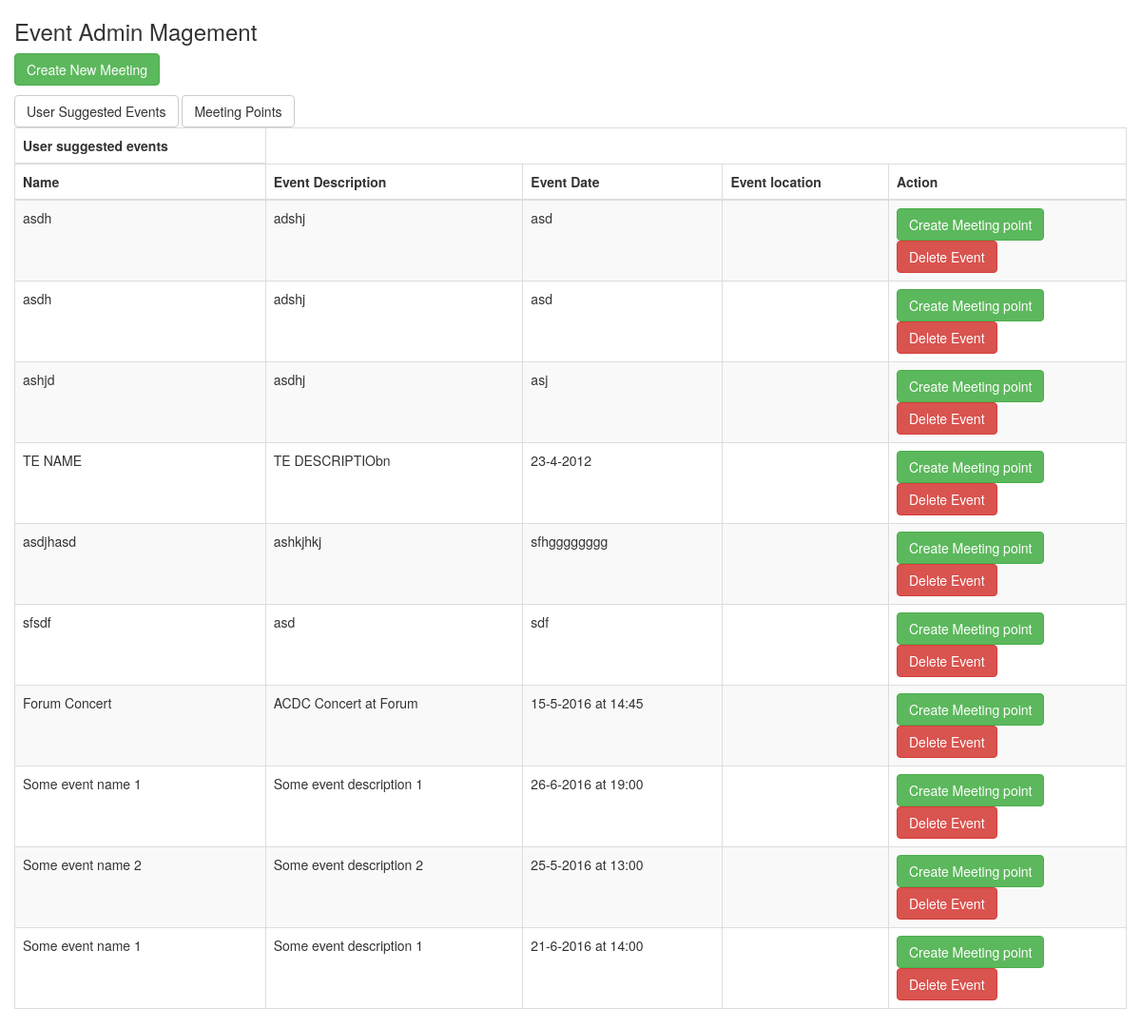
The page /admin/admin2.php on the database its author committed.
### tables this page shows
CREATE TABLE IF NOT EXISTS `events` (
  `id` int(11) NOT NULL AUTO_INCREMENT,
  `description` varchar(250) NOT NULL,
  `name` varchar(250) NOT NULL,
  `date` varchar(250) NOT NULL,
  `location` varchar(250) NOT NULL,
  `latitude` varchar(250) NOT NULL,
  `longitude` varchar(250) NOT NULL,
  PRIMARY KEY (`id`)
);

### admin/admin2.php (the view, shortened to what this page needs)
<!DOCTYPE html>
<html lang="en">
<head>
    <link   href="https://maxcdn.bootstrapcdn.com/bootstrap/3.3.6/css/bootstrap.min.css" rel="stylesheet">
</head>
<body>
    <div class="container">
            <div class="row">
                <h3>Event Admin Magement</h3>
            </div>
            <div class="row">
                <p>
                    <a href="create_meeting.php" class="btn btn-success">Create New Meeting</a>
                </p>
                <button type="button" class="btn btn-default" id="events">User Suggested Events</button>
                <button type="button" class="btn btn-default" id="meetings">Meeting Points</button>
                <table class="table table-striped table-bordered" id="eventsTable">
                  <thead>
                  <tr>
                      <th>User suggested events</th>
                  </tr>
                    <tr>
                      <th>Name</th>
                      <th>Event Description</th>
                        <th>Event Date</th>
                        <th>Event location</th>
                        <th>Action</th>
                    </tr>
                  </thead>
                  <tbody>
                  <?php
                   $pdo = Database::connect();
                   $sql = 'SELECT * FROM events ORDER BY id DESC';
                   foreach ($pdo->query($sql) as $row) {
                       echo '<tr>';
                       echo '<td>'. $row['name'] . '</td>';
                       echo '<td>'. $row['description'] . '</td>';
                       echo '<td>'. $row['date'] . '</td>';
                       echo '<td><img class="map" src="http://maps.googleapis.com/maps/api/staticmap?center='.$row['latitude'].','.$row['longitude'].'&zoom=17&format=png&sensor=false&size=280x280&maptype=roadmap&style=element:geometry.fill|color:0xf4f4f4&markers=color:red|'.$row['latitude'].','.$row['longitude'].'&scale=2" alt="" height="30%"></td>';
                       echo '<td width=250>';
                       echo '<a class="btn btn-success" href="update.php?id='.$row['id'].'">Create Meeting point</a>';
                       echo '<a class="btn btn-danger" href="delete.php?id='.$row['id'].'">Delete Event</a>';
                       echo '</td>';
                       echo '</tr>';
                   }
                  ?>
</tbody>
</table>
</div>
</body>
</html>

### rows shown on the page
events: name "asdh", description "adshj", date "asd"
events: name "asdh", description "adshj", date "asd"
events: name "ashjd", description "asdhj", date "asj"
events: name "TE NAME", description "TE DESCRIPTIObn", date "23-4-2012"
events: name "asdjhasd", description "ashkjhkj", date "sfhgggggggg"
events: name "sfsdf", description "asd", date "sdf"
events: name "Forum Concert", description "ACDC Concert at Forum", date "15-5-2016 at 14:45"
events: name "Some event name 1", description "Some event description 1", date "26-6-2016 at 19:00"
events: name "Some event name 2", description "Some event description 2", date "25-5-2016 at 13:00"
events: name "Some event name 1", description "Some event description 1", date "21-6-2016 at 14:00"
